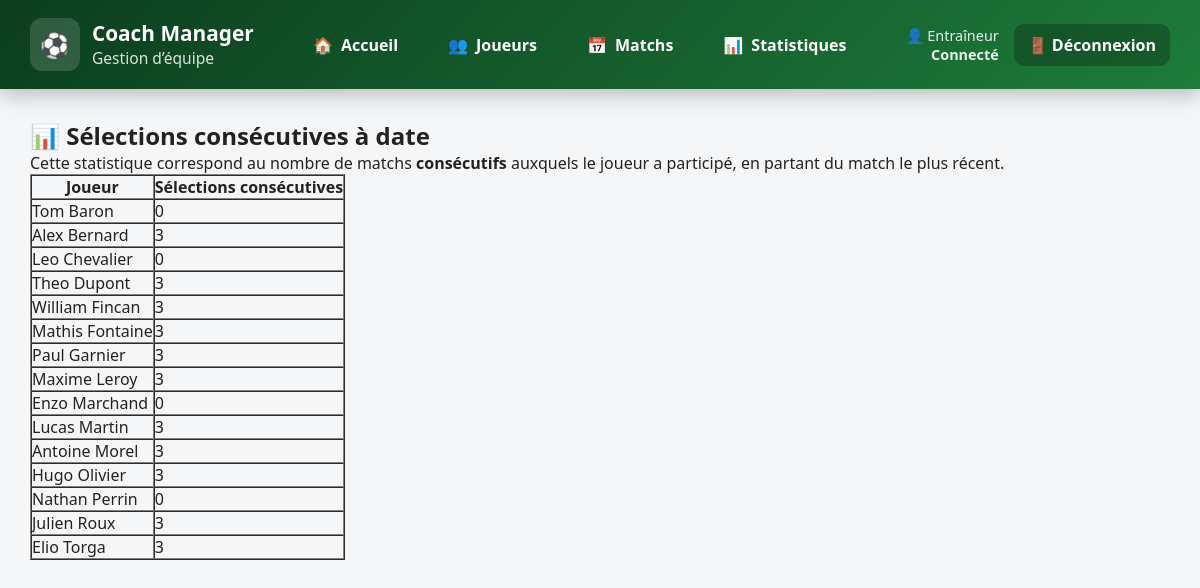
Page /stats/stats_selections_consecutives.php (signed in) on the committed database.
### tables this page shows
CREATE TABLE joueur (
    id_joueur INT AUTO_INCREMENT PRIMARY KEY,
    nom VARCHAR(50) NOT NULL,
    prenom VARCHAR(50) NOT NULL,
    num_licence VARCHAR(20) UNIQUE NOT NULL,
    date_naissance DATE,
    taille_cm INT,
    poids_kg DECIMAL(5,2),
    id_statut INT NOT NULL,
    FOREIGN KEY (id_statut) REFERENCES statut(id_statut)
);

### stats/stats_selections_consecutives.php (the view, shortened to what this page needs)
<?php
require_once __DIR__ . "/../includes/config.php";
include __DIR__ . "/../includes/header.php";
$joueurs = $gestion_sportive->query("
    SELECT id_joueur, nom, prenom
    FROM joueur
    ORDER BY nom, prenom
")->fetchAll(PDO::FETCH_ASSOC);
$matchs = $gestion_sportive->query("
    SELECT id_match
    FROM matchs
    WHERE resultat IS NOT NULL
    ORDER BY date_heure DESC
")->fetchAll(PDO::FETCH_COLUMN);
?>
<h2>📊 Sélections consécutives à date</h2>
<p>
    Cette statistique correspond au nombre de matchs <strong>consécutifs</strong>
    auxquels le joueur a participé, en partant du match le plus récent.
</p>
<table border="1" cellpadding="6" cellspacing="0">
<thead>
<tr>
    <th>Joueur</th>
    <th>Sélections consécutives</th>
</tr>
</thead>
<tbody>
<?php foreach ($joueurs as $j): ?>
<?php
$id = $j["id_joueur"];
$consecutifs = 0;
foreach ($matchs as $id_match) {
    $stmt = $gestion_sportive->prepare("
        SELECT COUNT(*)
        FROM participation
        WHERE id_match = ? AND id_joueur = ?
    ");
    $stmt->execute([$id_match, $id]);
    if ($stmt->fetchColumn() > 0) {
        $consecutifs++;
    } else {
        break;
    }
}
?>
<tr>
    <td><?= htmlspecialchars($j["prenom"] . " " . $j["nom"]) ?></td>
    <td><?= $consecutifs ?></td>
</tr>
<?php endforeach; ?>
</tbody>
</table>
<?php include __DIR__ . "/../includes/footer.php"; ?>

### includes/header.php (style rules this page uses)
* { box-sizing: border-box; margin: 0; padding: 0; font-family: "Segoe UI", Roboto, Arial, sans-serif; }
body { background-color: #f4f6f8; color: #222; }

### rows in the picture
joueur: prenom+nom "Tom Baron", consecutifs "0"
joueur: prenom+nom "Alex Bernard", consecutifs "3"
joueur: prenom+nom "Leo Chevalier", consecutifs "0"
joueur: prenom+nom "Theo Dupont", consecutifs "3"
joueur: prenom+nom "William Fincan", consecutifs "3"
joueur: prenom+nom "Mathis Fontaine", consecutifs "3"
joueur: prenom+nom "Paul Garnier", consecutifs "3"
joueur: prenom+nom "Maxime Leroy", consecutifs "3"
joueur: prenom+nom "Enzo Marchand", consecutifs "0"
joueur: prenom+nom "Lucas Martin", consecutifs "3"
joueur: prenom+nom "Antoine Morel", consecutifs "3"
joueur: prenom+nom "Hugo Olivier", consecutifs "3"
joueur: prenom+nom "Nathan Perrin", consecutifs "0"
joueur: prenom+nom "Julien Roux", consecutifs "3"
joueur: prenom+nom "Elio Torga", consecutifs "3"
